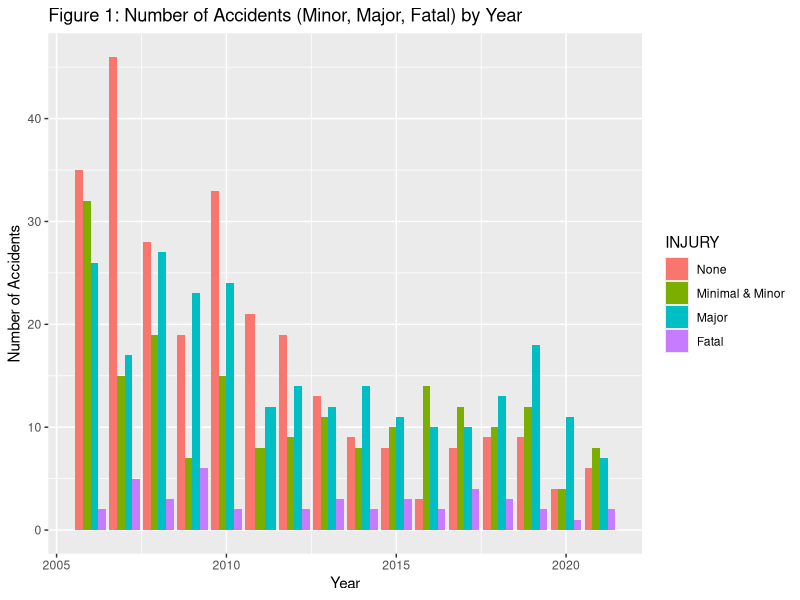
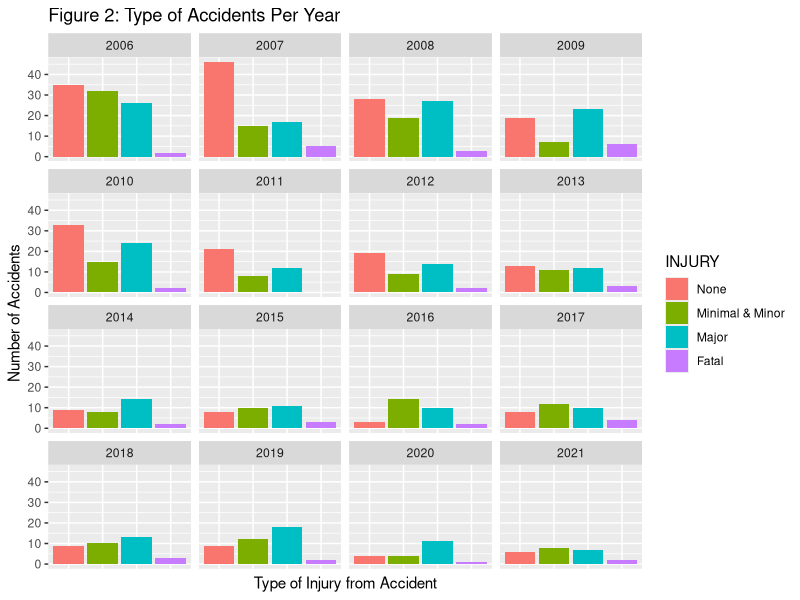

Write the R code that produced these figures, in order.
## ---- chunk 1
#| echo: false
#| message: false
library(ggplot2)
library(tidyverse)
library(dplyr)

#setwd("../../inputs/data/selected_data.csv")
#Import Data Set
injury_dataset <- read_csv("../../inputs/data/selected_data.csv")
#Assign value 'Minimal' from Injury column to 'Minimal & Minor' 
injury_dataset$INJURY[injury_dataset$INJURY == 'Minimal'] <- 'Minimal & Minor' 
#Assign value 'Minor' from Injury column to 'Minimal & Minor' 
injury_dataset$INJURY[injury_dataset$INJURY == 'Minor'] <- 'Minimal & Minor'


#CREATING PLOTS TO DISPLAY YEAR AND INJURY TYPE

#Factor categorical variable from INJURY
injury_dataset$INJURY <- factor(injury_dataset$INJURY,levels = c("None",
                                                                 "Minimal & Minor",
                                                                 "Major",
                                                                 "Fatal"))

#MAKING A NEW ORGANIZED DATA SET
#Use a group-by function to group by all the unique values of YEAR and Injury
#Then count all the occurrences of each pairing
#Summaries is used to count/sum each pair, and create a new column "Count_Accidents"
group_by_year_accident <- injury_dataset %>% group_by(YEAR,INJURY) %>% summarise(Count_Accidents = n())

#First graph displays all counts of accidents, by year, and organizes them by colour
#'fill = INJURY' creates the separation by variable for Injury
ggplot(group_by_year_accident, aes(x = YEAR, y = Count_Accidents, fill = INJURY)) +
  geom_bar(stat = "identity", position = "dodge") + 
  labs(title = "Figure 1: Number of Accidents (Minor, Major, Fatal) by Year") + xlab("Year") + ylab("Number of Accidents")
## ---- chunk 2
#| echo: false
#| message: false
#Second graph displays the same data as the first graph, however each year as a separate plot
#This technique is done through 'facet_wrap(~YEAR)'
#Inspiration from: https://stats.stackexchange.com/questions/14118/drawing-multiple-barplots-on-a-graph-in-r
ggplot(group_by_year_accident,aes(x=INJURY, y = Count_Accidents, fill=INJURY)) + 
  facet_wrap(~YEAR) +
  geom_bar(stat="identity") +
  theme(axis.text.x=element_blank(),
        axis.ticks.x=element_blank()) +
  labs(title = "Figure 2: Type of Accidents Per Year", y = "Number of Accidents", x = "Type of Injury from Accident")
## ---- chunk 3
#| echo: false
#| #| message: false
library(knitr)

data <- data.frame(
  "Injury Type" = c("None", "Major", "Minor", "Minimal", "Fatal"),
  "Number of Incidents" = c(270, 249, 131, 63, 42),
  "Percent Of Total" = c("35.8%", "33%", "17.3%", "8.4%", "5.6%")
)

kable(data, caption = "Count of Toronto's Driving Incidents Involving Alcohol 2006-2021", escape = FALSE, width = '8in', col.names = NA, booktabs = TRUE, align = 'l')
